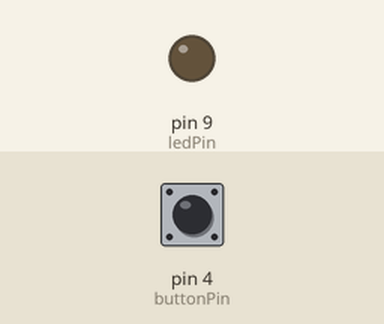
Recording of a sketch running on a simulated Arduino Uno, built with avr-gcc and run on an emulated ATmega328P. Shown: output pins drawn as LEDs (lit = HIGH). The inputs (shaded band) are chosen by the test bench; at power-on: pin 4 (buttonPin) LOW.

Above: at 1.2 s.
1.3 s: pin 4 (buttonPin) pulled HIGH for 0.15 s
At 1.37 s:
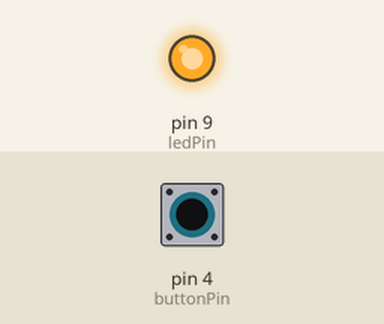
2.9 s: pin 4 (buttonPin) pulled HIGH for 3.2 s
At 7.2 s:
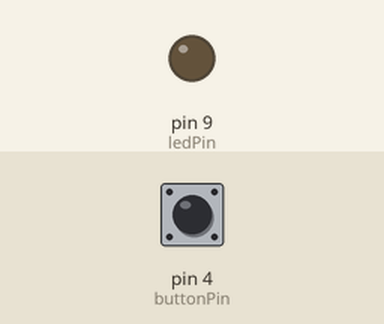
Timing chart, 0 to 8.7 s (numbered marks = the images above; inputs shaded):
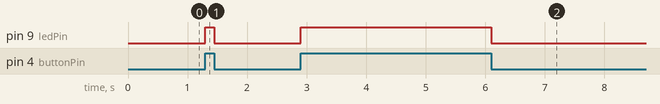

Measured:
- after the input at 1.3 s, pin 9 (ledPin): LOW → HIGH at once, → LOW 0.15 s later
- after the input at 2.9 s, pin 9 (ledPin): LOW → HIGH at once, → LOW 3.2 s later

The sketch:

Push_Button_LED_Code.ino
```cpp
int buttonPin = 4;
int ledPin = 9;

int buttonState = 0;  //Initialising the button state

void setup()
{
  pinMode(ledPin, OUTPUT);
  pinMode(buttonPin, INPUT);
}

void loop()
{
  buttonState = digitalRead(buttonPin); //Placing the state of the buttonPin in a variable so that it can be used as an argument

  if (buttonState == HIGH) //Checking the status of the push button
  {
    digitalWrite(ledPin, HIGH); //If the button is pressed then the LED turns ON
  } else
  {
    digitalWrite(ledPin, LOW); //If the button is released then the LED will turn OFF
  }
}
```
